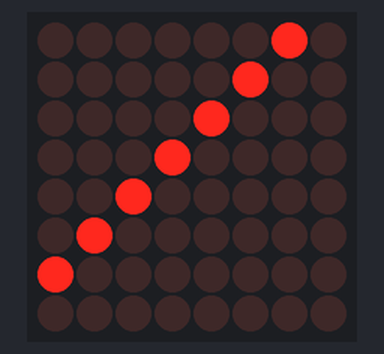
The sketch below on a simulated Arduino Uno, built with avr-gcc and run on an emulated ATmega328P. Parts: 8×8 LED matrix. Wiring (inferred from the names in the program): MAX7219 LED driver (orientation assumed): data pin 2; clock pin 4; CS pin 3.

Above: at 0.01 s.
At 4.96 s:
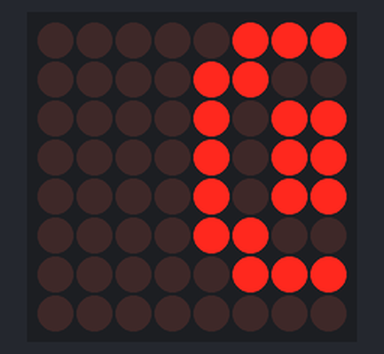
At 10.0 s:
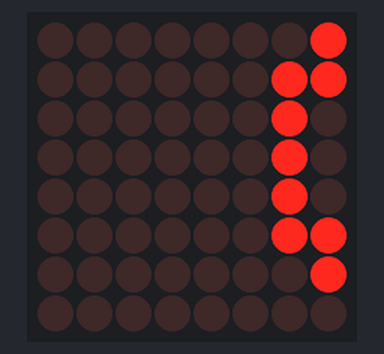
At 19.66 s:
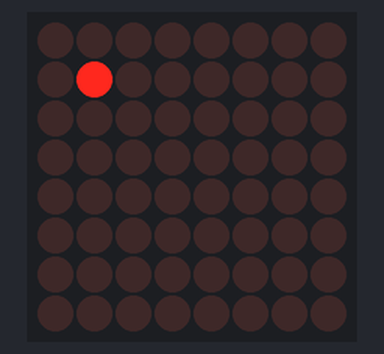
At 29.74 s:
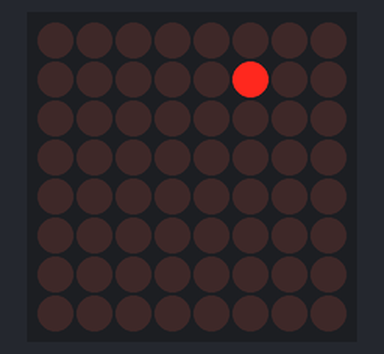
At 39.9 s:
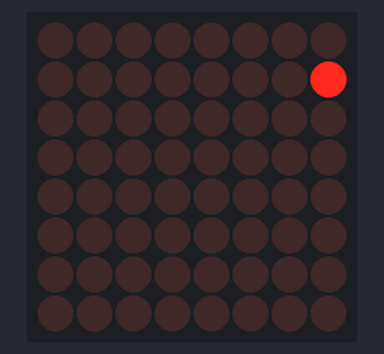

The sketch:

Max7219_scroller.ino
```cpp
#include <Arduino.h>
#include "bitmapfont.h"

/* code for max 7219 from maxim,
reduced and optimised for useing more then one 7219 in a row,
______________________________________

 Code History:
 --------------

The orginal code was written for the Wiring board by:`
 * Nicholas Zambetti and Dave Mellis /Interaction Design Institute Ivrea /Dec 2004
 * http://www.potemkin.org/upCSs/Wiring/MAX7219.txt

First modification by:
 * Marcus Hannerstig/  K3, malmï¿½ hï¿½gskola /2006
 * http://www.xlab.se | http://arduino.berlios.de

This version is by:
 * tomek ness /FH-Potsdam / Feb 2007
 * http://design.fh-potsdam.de/

 * @acknowledgements: eric f.
 *
Small adjustments for Technology for Interaction course by:
 * Joey van der Bie / Feb 2017
 * j.h.f.van.der.bie@hva.nl


-----------------------------------

General notes:


-if you are only using one max7219, then use the function maxSingle to control
 the little guy ---maxSingle(register (1-8), collum (0-255))

-if you are using more then one max7219, and they all should work the same,
then use the function maxAll ---maxAll(register (1-8), collum (0-255))

-if you are using more than one max7219 and just want to change something
at one little guy, then use the function maxOne
---maxOne(Max you wane controll (1== the first one), register (1-8),
collum (0-255))

/* During initiation, be sure to send every part to every max7219 and then
 upCS it.
For example, if you have five max7219's, you have to send the scanLimit 5 times
before you CS it-- other wise not every max7219 will get the data. the
function maxInUse  keeps track of this, just tell it how many max7219 you are
using.
*/

int DIN = 2;
int CS = 3;
int CLK = 4;

int maxInUse = 1;    //change this variable to set how many MAX7219's you'll use

                     // define max7219 registers
byte max7219_reg_noop        = 0x00;
byte max7219_reg_digit0      = 0x01;
byte max7219_reg_digit1      = 0x02;
byte max7219_reg_digit2      = 0x03;
byte max7219_reg_digit3      = 0x04;
byte max7219_reg_digit4      = 0x05;
byte max7219_reg_digit5      = 0x06;
byte max7219_reg_digit6      = 0x07;
byte max7219_reg_digit7      = 0x08;
byte max7219_reg_decodeMode  = 0x09;
byte max7219_reg_intensity   = 0x0a;
byte max7219_reg_scanLimit   = 0x0b;
byte max7219_reg_shutdown    = 0x0c;
byte max7219_reg_displayTest = 0x0f;

void putByte(byte data) {
  byte i = 8;
  byte mask;
  while(i > 0) {
    mask = 0x01 << (i - 1);      // get bitmask
    digitalWrite( CLK, LOW);   // tick
    if (data & mask){            // choose bit
      digitalWrite(DIN, HIGH);// send 1
    }else{
      digitalWrite(DIN, LOW); // send 0
    }
    digitalWrite(CLK, HIGH);   // tock
    --i;                         // move to lesser bit
  }
}

void maxSingle( byte reg, byte col)
{
  digitalWrite(CS, LOW);       // begin
  putByte(reg);                  // specify register
  putByte(col);                  // put data
  digitalWrite(CS,HIGH);
}

void maxAll (byte reg, byte col) {    // initialize  all  MAX7219's in the system
  int c = 0;
  digitalWrite(CS, LOW);  // begin
  for ( c =1; c<= maxInUse; c++) {
  putByte(reg);  // specify register
  putByte(col);//((data & 0x01) * 256) + data >> 1); // put data
    }
  digitalWrite(CS,HIGH);
}

void maxOne(byte maxNr, byte reg, byte col) {
//maxOne is for adressing different MAX7219's,
//whilele having a couple of them cascaded

  int c = 0;
  digitalWrite(CS, LOW);  // begin

  for ( c = maxInUse; c > maxNr; c--) {
    putByte(0);    // means no operation
    putByte(0);    // means no operation
  }

  putByte(reg);  // specify register
  putByte(col);//((data & 0x01) * 256) + data >> 1); // put data

  for ( c =maxNr-1; c >= 1; c--) {
    putByte(0);    // means no operation
    putByte(0);    // means no operation
  }
  digitalWrite(CS,HIGH);
}

void initMax7219()
{
  //initiation of the max 7219
  maxAll(max7219_reg_scanLimit, 0x07);
  maxAll(max7219_reg_decodeMode, 0x00);  // using an led matrix (not digits)
  maxAll(max7219_reg_shutdown, 0x01);    // not in shutdown mode
  maxAll(max7219_reg_displayTest, 0x00); // no display test
  for (int e = 1; e <= 8; e++) {    // empty registers, turn all LEDs off
    maxAll(e,0);
  }
  maxAll(max7219_reg_intensity, 0x0f & 0x0f);    // the first 0x0f is the value you can set
                                                  // range: 0x00 to 0x0f
}

/////////////////////////////////////////////////////////////
// Framebuffer stuff

#define NROWS 8
#define NCOLS 8

// Definieert de framebuffer. Deze array met bytes wordt constant getekend in de loop.
// De frameBuffer wordt geinitialiseerd met een diagonale lijn als testpatroon
byte frameBuffer[8] = {1, 2, 4, 8, 16, 32, 64, 128};

// Stuur de bytes van de frameBuffer naar de MAX7219
void drawFrameBuffer()
{
  for (int iRow = 0; iRow < NROWS; iRow++) maxSingle(iRow + 1, frameBuffer[iRow]);
}

// Zet alle bytes in de frameBuffer op 0
void clearFrameBuffer()
{
  for (int iRow = 0; iRow < NROWS; iRow++) frameBuffer[iRow] = 0;
}

// Kopieer een bitmap (array van 8 bytes) naar de frameBuffer
void putBitmap(byte *bitmap)
{
  for (int iRow = 0; iRow < NROWS; iRow++) frameBuffer[iRow] = bitmap[iRow];
}

// Kopieer een bitmap (array van 8 bytes) naar de frameBuffer MAAR:
// behoud alle LEDs die aanstaan
void ORPutBitmap(byte *bitmap)
{
  for (int iRow = 0; iRow < NROWS; iRow++) frameBuffer[iRow] |= bitmap[iRow];
}

// Zet een bepaalde LED in de matrix aan
// x vanaf links
// y vanaf boven
void putPixel(byte x, byte y)
{
  frameBuffer[y] |=  (1 << x);
}

// Zet een bepaalde LED in de matrix uit
// x vanaf links
// y vanaf boven
void clearPixel(byte x, byte y)
{
  frameBuffer[y] &= ~(1 << x);
}

/////////////////////////////////////////////////////////////
// Bitmap manipulatie

// Kopieer een bitmap. Zorg dat de destination
void copyBitmap(byte *source, byte *dest)
{
  for (int iRow = 0; iRow < NROWS; iRow++) dest[iRow] = source[iRow];
}

// Shift alle bytes in een bitmap (mag ook frameBuffer zijn)
// als nDigits negatief is, schuif naar links
// anders naar rechts. De bitmap wordt permanent gewijzigd!
void shiftBitmap(byte *bitmap, char nDigits)
{
  for (byte iRow=0; iRow < NROWS; iRow++)
  {
    if (nDigits < 0) bitmap[iRow] <<= -nDigits; // Clear the sign bit
    else             bitmap[iRow] >>=  nDigits;
  }
}

void scroll(char *text, float charsPerSecond)
{
  byte temp[NROWS];
  int duration = charsPerSecond == 0 ? 0 : 1000 / (NCOLS * charsPerSecond);
  int index = 0;
  while (text[index] != 0)
  {
    for (int offset = NCOLS - 1; offset >= 0; offset--)
    {
      shiftBitmap(frameBuffer, -1);          // Shift existing content out
      copyBitmap(bitmapFont[text[index]], temp); // Make a copy of the new character
      shiftBitmap(temp, offset);             // Shift the new character away
      ORPutBitmap(temp);                     // Combine the shifted character with old content
      drawFrameBuffer();
      delay(duration);
    }
    index++;
  }
}

/////////////////////////////////////////////////////////////
// Arduino setup en loop

void setup ()
{
  pinMode(DIN, OUTPUT);
  pinMode(CLK,  OUTPUT);
  pinMode(CS,   OUTPUT);
  initMax7219();
}

void loop ()
{
  // Part 1: characters /////////////////////////////////
  // Show "Demo "
  //byte demo[] = {36, 69, 77, 79, 0};
  //byte demo[] = {68, 101, 109, 111, 32}; // ASCII array
  //char demo[] = {'D', 'e', 'm', 'o', 0}; // char array (is ook ASCII)
  /*char *demo = "Demo";                   // C-style string (is ook een ASCII array)
  for (int i = 0; i < 5; i++)
  {
    putBitmap(bitmapFont[demo[i] - 32]);
    drawFrameBuffer();
    delay(300);
  }*/

  // Part 2: font display /////////////////////////////////
  /*
  for (int i = 0; i < 95; i++)
  {
    putBitmap(bitmapFont[i]);
    drawFrameBuffer();
    delay(300);
  }
  */

  // Part 3: scrolling /////////////////////////////////
  scroll("Demo ", 3);
}
```

bitmapfont.h
```cpp
uint8_t bitmapFont[95][8] =
{
{0x0	,0x0	,0x0	,0x0	,0x0	,0x0	,0x0	,0x0},
{0x1C	,0x1C	,0x1C	,0x1C	,0x1C	,0x0	,0x1C	,0x0},
{0x36	,0x36	,0x0	,0x0	,0x0	,0x0	,0x0	,0x0},
{0x6C	,0x6C	,0xFE	,0x6C	,0xFE	,0x6C	,0x6C	,0x0},
{0x18	,0x3E	,0x60	,0x3C	,0x6	,0x7C	,0x18	,0x0},
{0x0	,0x66	,0xAC	,0xD8	,0x36	,0x6A	,0xCC	,0x0},
{0x38	,0x6C	,0x68	,0x76	,0xDC	,0xCE	,0x3B	,0x0},
{0x18	,0x18	,0x30	,0x0	,0x0	,0x0	,0x0	,0x0},
{0xC	,0x18	,0x30	,0x30	,0x30	,0x18	,0xC	,0x0},
{0x30	,0x18	,0xC	,0xC	,0xC	,0x18	,0x30	,0x0},
{0x0	,0x66	,0x3C	,0xFF	,0x3C	,0x66	,0x0	,0x0},
{0x0	,0x18	,0x18	,0x7E	,0x18	,0x18	,0x0	,0x0},
{0x0	,0x0	,0x0	,0x0	,0x0	,0x18	,0x18	,0x30},
{0x0	,0x0	,0x0	,0x7E	,0x0	,0x0	,0x0	,0x0},
{0x0	,0x0	,0x0	,0x0	,0x0	,0x18	,0x18	,0x0},
{0x3	,0x6	,0xC	,0x18	,0x30	,0x60	,0xC0	,0x0},
{0x3C	,0x66	,0x6E	,0x7E	,0x76	,0x66	,0x3C	,0x0},
{0x18	,0x38	,0x78	,0x18	,0x18	,0x18	,0x18	,0x0},
{0x3C	,0x66	,0x6	,0xC	,0x18	,0x30	,0x7E	,0x0},
{0x3C	,0x66	,0x6	,0x1C	,0x6	,0x46	,0x3C	,0x0},
{0xC	,0x1C	,0x3C	,0x6C	,0xCC	,0xFE	,0xC	,0x0},
{0x7E	,0x60	,0x7C	,0x6	,0x6	,0x66	,0x3C	,0x0},
{0x1C	,0x30	,0x60	,0x7C	,0x66	,0x66	,0x3C	,0x0},
{0x7E	,0x6	,0x6	,0xC	,0x18	,0x18	,0x18	,0x0},
{0x3C	,0x66	,0x66	,0x3C	,0x66	,0x66	,0x3C	,0x0},
{0x3C	,0x66	,0x66	,0x3E	,0x6	,0xC	,0x38	,0x0},
{0x0	,0x18	,0x18	,0x0	,0x0	,0x18	,0x18	,0x0},
{0x0	,0x18	,0x18	,0x0	,0x0	,0x18	,0x18	,0x30},
{0x0	,0x6	,0x18	,0x60	,0x18	,0x6	,0x0	,0x0},
{0x0	,0x0	,0x7E	,0x0	,0x7E	,0x0	,0x0	,0x0},
{0x0	,0x60	,0x18	,0x6	,0x18	,0x60	,0x0	,0x0},
{0x3C	,0x66	,0x6	,0xC	,0x18	,0x0	,0x18	,0x0},
{0x3C	,0x66	,0x5A	,0x5A	,0x5C	,0x60	,0x3C	,0x0},
{0x3C	,0x66	,0x66	,0x7E	,0x66	,0x66	,0x66	,0x0},
{0x7C	,0x66	,0x66	,0x7C	,0x66	,0x66	,0x7C	,0x0},
{0x1E	,0x30	,0x60	,0x60	,0x60	,0x30	,0x1E	,0x0},
{0x78	,0x6C	,0x66	,0x66	,0x66	,0x6C	,0x78	,0x0},
{0x7E	,0x60	,0x60	,0x78	,0x60	,0x60	,0x7E	,0x0},
{0x7E	,0x60	,0x60	,0x78	,0x60	,0x60	,0x60	,0x0},
{0x3C	,0x66	,0x60	,0x6E	,0x66	,0x66	,0x3C	,0x0},
{0x66	,0x66	,0x66	,0x7E	,0x66	,0x66	,0x66	,0x0},
{0x3C	,0x18	,0x18	,0x18	,0x18	,0x18	,0x3C	,0x0},
{0x6	,0x6	,0x6	,0x6	,0x6	,0x66	,0x3C	,0x0},
{0xC6	,0xCC	,0xD8	,0xF0	,0xD8	,0xCC	,0xC6	,0x0},
{0x60	,0x60	,0x60	,0x60	,0x60	,0x60	,0x7E	,0x0},
{0xC6	,0xEE	,0xFE	,0xD6	,0xC6	,0xC6	,0xC6	,0x0},
{0xC6	,0xE6	,0xF6	,0xDE	,0xCE	,0xC6	,0xC6	,0x0},
{0x3C	,0x66	,0x66	,0x66	,0x66	,0x66	,0x3C	,0x0},
{0x7C	,0x66	,0x66	,0x7C	,0x60	,0x60	,0x60	,0x0},
{0x78	,0xCC	,0xCC	,0xCC	,0xCC	,0xDC	,0x7E	,0x0},
{0x7C	,0x66	,0x66	,0x7C	,0x6C	,0x66	,0x66	,0x0},
{0x3C	,0x66	,0x70	,0x3C	,0xE	,0x66	,0x3C	,0x0},
{0x7E	,0x18	,0x18	,0x18	,0x18	,0x18	,0x18	,0x0},
{0x66	,0x66	,0x66	,0x66	,0x66	,0x66	,0x3C	,0x0},
{0x66	,0x66	,0x66	,0x66	,0x3C	,0x3C	,0x18	,0x0},
{0xC6	,0xC6	,0xC6	,0xD6	,0xFE	,0xEE	,0xC6	,0x0},
{0xC3	,0x66	,0x3C	,0x18	,0x3C	,0x66	,0xC3	,0x0},
{0xC3	,0x66	,0x3C	,0x18	,0x18	,0x18	,0x18	,0x0},
{0xFE	,0xC	,0x18	,0x30	,0x60	,0xC0	,0xFE	,0x0},
{0x3C	,0x30	,0x30	,0x30	,0x30	,0x30	,0x3C	,0x0},
{0xC0	,0x60	,0x30	,0x18	,0xC	,0x6	,0x3	,0x0},
{0x3C	,0xC	,0xC	,0xC	,0xC	,0xC	,0x3C	,0x0},
{0x10	,0x38	,0x6C	,0x0	,0x0	,0x0	,0x0	,0x0},
{0x0	,0x0	,0x0	,0x0	,0x0	,0x0	,0xFE	,0x0},
{0x18	,0x18	,0xC	,0x0	,0x0	,0x0	,0x0	,0x0},
{0x0	,0x0	,0x3C	,0x6	,0x3E	,0x46	,0x3E	,0x0},
{0x60	,0x60	,0x7C	,0x66	,0x66	,0x66	,0x7C	,0x0},
{0x0	,0x0	,0x3E	,0x60	,0x60	,0x60	,0x3E	,0x0},
{0x6	,0x6	,0x3E	,0x66	,0x66	,0x66	,0x3E	,0x0},
{0x0	,0x0	,0x3C	,0x66	,0x7E	,0x60	,0x3C	,0x0},
{0x1C	,0x30	,0x7C	,0x30	,0x30	,0x30	,0x30	,0x0},
{0x0	,0x0	,0x3E	,0x66	,0x66	,0x3E	,0x6	,0x3C},
{0x60	,0x60	,0x7C	,0x66	,0x66	,0x66	,0x66	,0x0},
{0x18	,0x0	,0x18	,0x18	,0x18	,0x18	,0xC	,0x0},
{0xC	,0x0	,0xC	,0xC	,0xC	,0xC	,0xC	,0x78},
{0x60	,0x60	,0x66	,0x6C	,0x78	,0x6C	,0x66	,0x0},
{0x18	,0x18	,0x18	,0x18	,0x18	,0x18	,0xC	,0x0},
{0x0	,0x0	,0xEC	,0xFE	,0xD6	,0xC6	,0xC6	,0x0},
{0x0	,0x0	,0x7C	,0x66	,0x66	,0x66	,0x66	,0x0},
{0x0	,0x0	,0x3C	,0x66	,0x66	,0x66	,0x3C	,0x0},
{0x0	,0x0	,0x7C	,0x66	,0x66	,0x7C	,0x60	,0x60},
{0x0	,0x0	,0x3E	,0x66	,0x66	,0x3E	,0x6	,0x6},
{0x0	,0x0	,0x7C	,0x66	,0x60	,0x60	,0x60	,0x0},
{0x0	,0x0	,0x3C	,0x60	,0x3C	,0x6	,0x7C	,0x0},
{0x30	,0x30	,0x7C	,0x30	,0x30	,0x30	,0x1E	,0x0},
{0x0	,0x0	,0x66	,0x66	,0x66	,0x66	,0x3E	,0x0},
{0x0	,0x0	,0x66	,0x66	,0x66	,0x3E	,0x18	,0x0},
{0x0	,0x0	,0xC3	,0xC3	,0xD3	,0xFF	,0x6C	,0x0},
{0x0	,0x0	,0xC6	,0x6C	,0x38	,0x6C	,0xC6	,0x0},
{0x0	,0x0	,0x66	,0x66	,0x66	,0x3C	,0x18	,0x30},
{0x0	,0x0	,0x7E	,0xC	,0x18	,0x30	,0x7E	,0x0},
{0xC	,0x18	,0x18	,0x30	,0x18	,0x18	,0xC	,0x0},
{0x18	,0x18	,0x18	,0x18	,0x18	,0x18	,0x18	,0x0},
{0x30	,0x18	,0x18	,0xC	,0x18	,0x18	,0x30	,0x0},
{0x0	,0x76	,0xDC	,0x0	,0x0	,0x0	,0x0	,0x0}};

/*uint8_t bitmapFont[95][7] PROGMEM =
{{0x0	,0x0	,0x0	,0x0	,0x0	,0x0	,0x0},
{0x4	,0x4	,0x4	,0x4	,0x4	,0x0	,0x4},
{0xA	,0xA	,0x0	,0x0	,0x0	,0x0	,0x0},
{0xA	,0xA	,0x1F	,0xA	,0x1F	,0xA	,0xA},
{0x4	,0xF	,0x14	,0xE	,0x5	,0x1E	,0x4},
{0x18	,0x19	,0x2	,0x4	,0x8	,0x13	,0x3},
{0xC	,0x12	,0x14	,0x8	,0x15	,0x12	,0xD},
{0xC	,0x4	,0x8	,0x0	,0x0	,0x0	,0x0},
{0x2	,0x4	,0x8	,0x8	,0x8	,0x4	,0x2},
{0x8	,0x4	,0x2	,0x2	,0x2	,0x4	,0x8},
{0x0	,0x4	,0x15	,0xE	,0x15	,0x4	,0x0},
{0x0	,0x4	,0x4	,0x1F	,0x4	,0x4	,0x0},
{0x0	,0x0	,0x0	,0x0	,0x6	,0x2	,0x4},
{0x0	,0x0	,0x0	,0x1F	,0x0	,0x0	,0x0},
{0x0	,0x0	,0x0	,0x0	,0x0	,0xC	,0xC},
{0x0	,0x1	,0x2	,0x4	,0x8	,0x10	,0x0},
{0xE	,0x11	,0x11	,0x11	,0x11	,0x11	,0xE},
{0x4	,0xC	,0x4	,0x4	,0x4	,0x4	,0xE},
{0xE	,0x11	,0x1	,0x2	,0x4	,0x8	,0x1F},
{0x1F	,0x2	,0x4	,0x2	,0x1	,0x11	,0xE},
{0x2	,0x6	,0xA	,0x12	,0x1F	,0x2	,0x2},
{0x1F	,0x10	,0x1E	,0x1	,0x1	,0x11	,0xE},
{0x6	,0x8	,0x10	,0x1E	,0x11	,0x11	,0xE},
{0x1F	,0x1	,0x2	,0x4	,0x8	,0x8	,0x8},
{0xE	,0x11	,0x11	,0xE	,0x11	,0x11	,0xE},
{0xE	,0x11	,0x11	,0xF	,0x1	,0x2	,0xC},
{0x0	,0xC	,0xC	,0x0	,0xC	,0xC	,0x0},
{0x0	,0xC	,0xC	,0x0	,0xC	,0x4	,0x8},
{0x2	,0x4	,0x8	,0x10	,0x8	,0x4	,0x2},
{0x0	,0x0	,0x1F	,0x0	,0x1F	,0x0	,0x0},
{0x8	,0x4	,0x2	,0x1	,0x2	,0x4	,0x8},
{0xE	,0x11	,0x1	,0x2	,0x4	,0x0	,0x4},
{0xE	,0x11	,0x1	,0xD	,0x15	,0x15	,0xE},
{0x4	,0xA	,0x11	,0x11	,0x1F	,0x11	,0x11},
{0x1E	,0x11	,0x11	,0x1E	,0x11	,0x11	,0x1E},
{0xE	,0x11	,0x10	,0x10	,0x10	,0x11	,0xE},
{0x1C	,0x12	,0x11	,0x11	,0x11	,0x12	,0x1C},
{0x1F	,0x10	,0x10	,0x1E	,0x10	,0x10	,0x1F},
{0x1F	,0x10	,0x10	,0x1C	,0x10	,0x10	,0x10},
{0xE	,0x11	,0x10	,0x17	,0x11	,0x11	,0xE},
{0x11	,0x11	,0x11	,0x1F	,0x11	,0x11	,0x11},
{0xE	,0x4	,0x4	,0x4	,0x4	,0xE	,0x0},
{0xE	,0x4	,0x4	,0x4	,0x4	,0x14	,0x8},
{0x11	,0x12	,0x14	,0x18	,0x14	,0x12	,0x11},
{0x10	,0x10	,0x10	,0x10	,0x10	,0x10	,0x1F},
{0x11	,0x1B	,0x15	,0x15	,0x11	,0x11	,0x11},
{0x11	,0x11	,0x19	,0x15	,0x13	,0x11	,0x11},
{0xE	,0x11	,0x11	,0x11	,0x11	,0x11	,0xE},
{0x1E	,0x11	,0x11	,0x1E	,0x10	,0x10	,0x10},
{0xE	,0x11	,0x11	,0x11	,0x15	,0x12	,0xD},
{0x1E	,0x11	,0x11	,0x1E	,0x14	,0x12	,0x11},
{0xF	,0x10	,0x10	,0xE	,0x1	,0x1	,0x1E},
{0x1F	,0x4	,0x4	,0x4	,0x4	,0x4	,0x4},
{0x11	,0x11	,0x11	,0x11	,0x11	,0x11	,0xE},
{0x11	,0x11	,0x11	,0x11	,0x11	,0xA	,0x4},
{0x11	,0x11	,0x11	,0x11	,0x15	,0x15	,0xA},
{0x11	,0x11	,0xA	,0x4	,0xA	,0x11	,0x11},
{0x11	,0x11	,0xA	,0x4	,0x4	,0x4	,0x4},
{0x1F	,0x1	,0x2	,0x4	,0x8	,0x10	,0x1F},
{0xE	,0x8	,0x8	,0x8	,0x8	,0x8	,0xE},
{0x0	,0x10	,0x8	,0x4	,0x2	,0x1	,0x0},
{0xE	,0x2	,0x2	,0x2	,0x2	,0x2	,0xE},
{0x4	,0xA	,0x11	,0x0	,0x0	,0x0	,0x0},
{0x0	,0x0	,0x0	,0x0	,0x0	,0x0	,0x1F},
{0x8	,0x4	,0x2	,0x0	,0x0	,0x0	,0x0},
{0x0	,0x0	,0xE	,0x1	,0xF	,0x11	,0xF},
{0x10	,0x10	,0x10	,0x1E	,0x11	,0x11	,0x1E},
{0x0	,0x0	,0xF	,0x10	,0x10	,0x10	,0xF},
{0x1	,0x1	,0x1	,0xF	,0x11	,0x11	,0xF},
{0x0	,0x0	,0xE	,0x11	,0x1F	,0x10	,0xF},
{0x4	,0xA	,0x8	,0x1C	,0x8	,0x8	,0x8},
{0x0	,0x0	,0xF	,0x11	,0xF	,0x1	,0x1E},
{0x10	,0x10	,0x10	,0x1E	,0x11	,0x11	,0x11},
{0x0	,0x4	,0x0	,0x4	,0x4	,0x4	,0x4},
{0x0	,0x2	,0x0	,0x2	,0x2	,0x12	,0xC},
{0x10	,0x10	,0x12	,0x14	,0x18	,0x14	,0x12},
{0xC	,0x4	,0x4	,0x4	,0x4	,0x4	,0xE},
{0x0	,0x0	,0x1B	,0x15	,0x15	,0x11	,0x11},
{0x0	,0x0	,0x16	,0x19	,0x11	,0x11	,0x11},
{0x0	,0x0	,0xE	,0x11	,0x11	,0x11	,0xE},
{0x0	,0x0	,0x1E	,0x11	,0x1E	,0x10	,0x10},
{0x0	,0x0	,0xF	,0x11	,0xF	,0x1	,0x1},
{0x0	,0x0	,0x16	,0x19	,0x10	,0x10	,0x10},
{0x0	,0x0	,0xF	,0x10	,0xE	,0x1	,0x1E},
{0x0	,0x8	,0x1E	,0x8	,0x8	,0x9	,0x6},
{0x0	,0x0	,0x11	,0x11	,0x11	,0x13	,0xD},
{0x0	,0x0	,0x11	,0x11	,0x11	,0xA	,0x4},
{0x0	,0x0	,0x11	,0x11	,0x11	,0x15	,0xA},
{0x0	,0x0	,0x11	,0xA	,0x4	,0xA	,0x11},
{0x0	,0x0	,0x11	,0x11	,0xF	,0x1	,0x6},
{0x0	,0x0	,0x1F	,0x2	,0x4	,0x8	,0x1F},
{0x6	,0x8	,0x8	,0x10	,0x8	,0x8	,0x6},
{0x4	,0x4	,0x4	,0x4	,0x4	,0x4	,0x4},
{0xC	,0x2	,0x2	,0x1	,0x2	,0x2	,0xC},
{0xA	,0x14	,0x0	,0x0	,0x0	,0x0	,0x0}};*/
```
